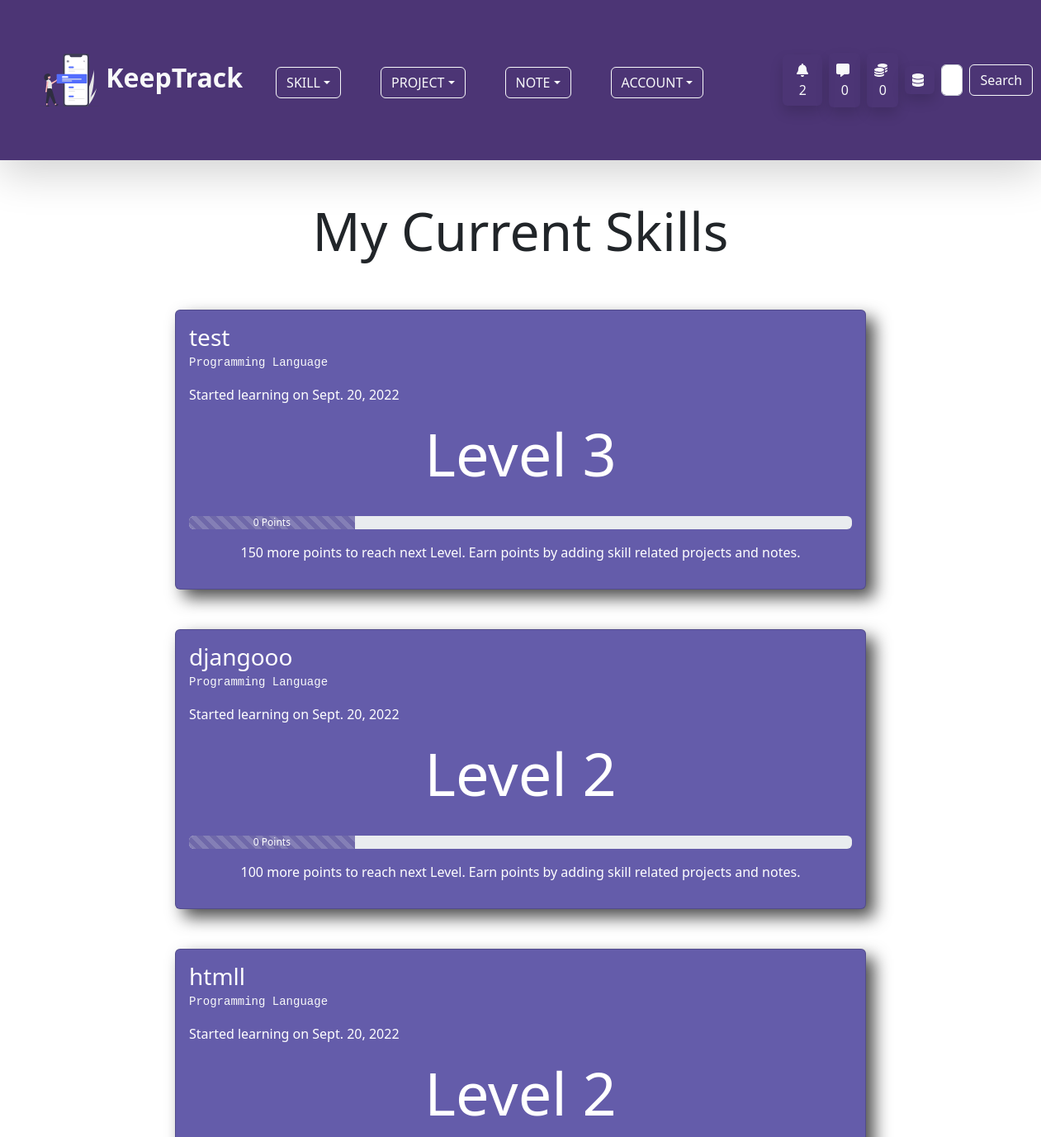
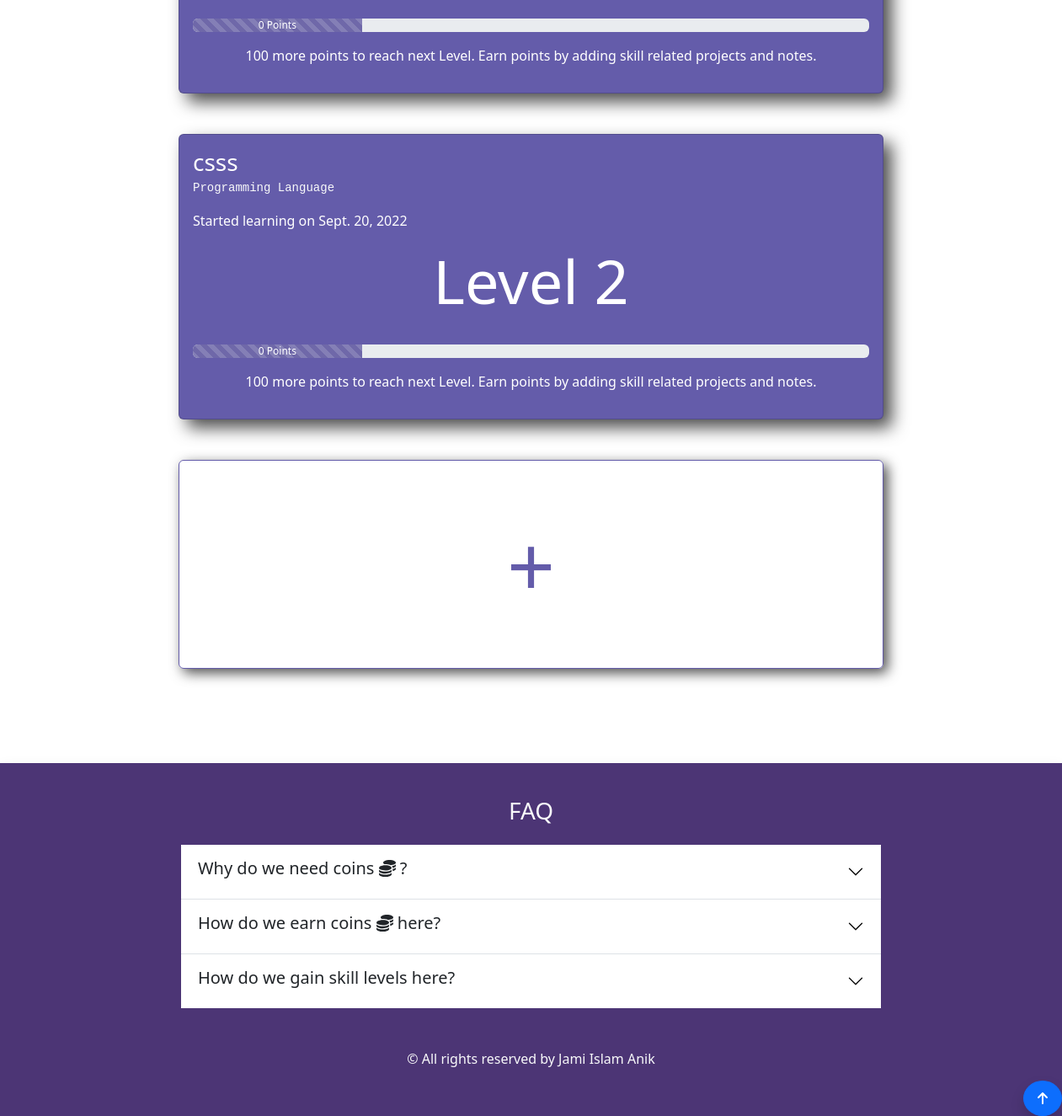
The app's page /skill/ (signed in) with its own data (2 pictures, top to bottom).
### account/models.py (models this page shows, shortened)
class Profile(models.Model):
    user = models.OneToOneField(User,on_delete=models.CASCADE,null=True,blank=True)
    profile_image = models.ImageField(null=True,blank=True,upload_to='keeptrack/images/',default = 'keeptrack/default_images/default_profile_i2ejjp.png')
    username = models.CharField(max_length=255)
    first_name = models.CharField(max_length=255,null=True,blank=True)
    last_name = models.CharField(max_length=255,null=True,blank=True)
    bio = models.TextField(max_length=1000,blank=True,null=True)
    email = models.EmailField(max_length=255,blank=True,null=True)
    portfolio_site = models.URLField(max_length=500,blank=True,null=True)
    facebook = models.URLField(max_length=2000,blank=True,null=True)
    linkedin = models.URLField(max_length=2000,blank=True,null=True)
    youtube = models.URLField(max_length=2000,blank=True,null=True)
    coin = models.IntegerField(default=100,null=True,blank=True)

class Inbox(models.Model):
    owner = models.OneToOneField(Profile, on_delete=models.CASCADE)
    created_at = models.DateTimeField(auto_now_add=True)

### skill/models.py (models this page shows, shortened)
class Skill(models.Model):
    SKILL_TYPE_CHOICES = (
        ('Programming Language','Programming Language'),
        ('Database','Database'),
        ('Hosting Platform','Hosting Platform'),
        ('Coding Utility','Coding Utility'),
        ('Frontend Framework','Frontend Framework'),
        ('Backend Framework','Backend Framework'),
        ('Machine Learning Tool','Machine Learning Tool'),
        ('Data Science Tool','Data Science Tool'),
        ('Artificial Intelligence Tool','Artificial Intelligence Tool')
    )
    skill_type = models.CharField(max_length=200,choices=SKILL_TYPE_CHOICES,null=True,blank=True)
    note = GenericRelation(Note)
    owner = models.ForeignKey(Profile, on_delete=models.CASCADE,null=True,blank=True,default="Coding Utility")
    title = models.CharField(max_length=255)
    description = models.TextField(max_length=500,null=True,blank=True)
    skill_level = models.IntegerField(default=1)
    current_point = models.IntegerField(default=0)
    learning = models.BooleanField(default=True)
    started_learning = models.DateField(null=True,blank=True,auto_now_add=True)
    @property
    def needed_point(self):
        return self.skill_level*50 - self.current_point
    @property
    def current_point_percentage(self):
        percentage = (self.current_point/(self.skill_level * 50)) * 100
        if percentage <= 30:
            return 25
        elif percentage <= 60:
            return 50
        elif percentage <= 90:
            return 75
        else:
            return 100
    class Meta:
        ordering = ['-skill_level','-current_point']

### skill/views.py (the view)
# urls.py: path('',views.skill_page,name='skill-page'),
@login_required(login_url="login-page")
def skill_page(request):
    profile = request.user.profile
    queryset =profile.skill_set.all()
    context = {
        'queryset':queryset,
    }
    return render(request,'skill/skill_page.html',context)

### skill/templates/skill/skill_page.html
{% extends 'base.html' %}
{% load static %}
{% block content %}
<div class="container">
  <div class="d-flex justify-content-center align-items-center pb-5">
    <h3 class="display-3 text-center px-3"> My Current Skills</h3>
  </div>
{% if queryset %}
  {% for skill in queryset %}
  <a href="{% url 'single-skill-page' skill.id %}" class="text-reset text-decoration-none">
    <div class="card text-white mb-5 mx-auto w-75 " id="skill-page-card">
      <div class="card-body">
        <h3 class="card-title d-inline">{{skill.title}}</h3>
        <p class="fs-6"><code class="text-light">{{skill.skill_type}}</code></p>
        <p class="fs-6">Started learning on {{ skill.started_learning }}</p>
        <p class="text-center display-2 pb-3">Level {{skill.skill_level}} </p>
        <div class="progress my-3">
          <div class="progress-bar w-{{ skill.current_point_percentage }} progress-bar-striped progress-bar-animated"
            role="progressbar" aria-valuenow="{{ skill.current_point }}" aria-valuemin="0" aria-valuemax="100"
            style="background-color:#6f68a9;">{{ skill.current_point }} Points</div>
        </div>
        <p class="fs-6 text-center ">{{ skill.needed_point }} more points to reach next Level. Earn points by adding
          skill related projects and notes.</p>
      </div>
    </div>
  </a>
  {% endfor %}
  {% else %}
  <p class="text-center lead">You do not have any skill yet.</p>
  {% endif %}
  <a href="{% url 'skill-form-page' %}" class="btn p-5 my-5" id="skill-page-btn">+</a>
</div>
{% endblock %}

### templates/navbar.html (shortened to what this page needs)
{% load static %}
<nav class="navbar navbar-expand-lg navbar-light mb-5 shadow-lg" id="custom-bg">
  <div class="container-fluid p-3 p-md-5">
    <a class="navbar-brand fs-2 text-light fw-bold" href="{% url 'home-page' %}">
      <img src="{% static 'svg/navicon.svg' %}" alt="icon" class=" bg-transparent"
        width="72" height="72">
      KeepTrack
    </a>
    <div class="collapse navbar-collapse" id="navbarSupportedContent">
      <ul class="navbar-nav me-auto mb-2 mb-lg-0 px-4 fs-3">
        {% if user.is_authenticated %}
        <li class="nav-item dropdown me-5 mb-3 mb-md-0">
          <button class="btn btn-outline-light dropdown-toggle text-uppercase" id="navbarWithDropdown"
            data-bs-toggle="dropdown" role="button" aria-expanded="false">Skill</button>
        </li>
        <li class="nav-item dropdown me-5 mb-3 mb-md-0">
          <button class="btn btn-outline-light dropdown-toggle text-uppercase" id="navbarWithDropdown"
            data-bs-toggle="dropdown" role="button" aria-expanded="false">Project</button>
        </li>
        <li class="nav-item dropdown me-5 mb-3 mb-md-0">
          <button class="btn btn-outline-light dropdown-toggle text-uppercase" id="navbarWithDropdown"
            data-bs-toggle="dropdown" role="button" aria-expanded="false">Note</button>
        </li>
        {% endif %}
        <li class="nav-item dropdown me-5 mb-3 mb-md-0">
          <button class="btn btn-outline-light dropdown-toggle text-uppercase" id="navbarWithDropdown"
            data-bs-toggle="dropdown" role="button" aria-expanded="false">Account</button>
        </li>
      </ul>
      {% if user.is_authenticated %}
      <button class="btn ms-4 me-2 shadow text-light" data-bs-toggle="modal"
                    data-bs-target="#notificationModal"><span class="ps-1"><i class="fas fa-bell fa-bounce pe-1"></i>
                      {{ user.profile.notification_set.count }}
                    </span>
                </button>
      <a href="{% url 'inbox-page' %}" class="btn text-light p-2 me-2 shadow rounded my-2"><i class="fas fa-message fa-bounce pe-1"></i>{{ user.profile.inbox.message_set.count }} </a>
      <a href="{% url 'note-page' %}" class="btn text-light p-2 me-2 shadow rounded my-2"><i class="fas fa-coins fa-bounce pe-1"></i>{{ user.profile.coin }} </a>
      {% if user.is_superuser %}
      <a href="{% url 'dashboard' %}" class="btn text-light p-1 px-2 me-2 shadow rounded my-2"><i class="fas fa-database fa-bounce pe-1"></i></a>
      {% endif %}
      {% endif %}
      <form class="d-flex my-2" method="POST" action="{% url 'home-page' %}">
        <input class="form-control me-2" type="search" placeholder="Search Users by username..." aria-label="Search" name="searched">
        <button class="btn btn-outline-light" type="submit">Search</button>
      </form>
    </div>
  </div>
</nav>

### static/css/app.css (style rules this page uses)
#custom-bg { background-color: #4C3575; }
#skill-page-card { background-color: #645CAA; box-shadow: 10px 10px 20px rgb(0, 0, 0 , 0.7); }
#skill-page-btn { width: 75%; display: block; margin-left: auto; margin-right: auto; border:1px solid #645CAA; font-size: 100px; color: #645CAA; box-shadow: 5px 5px 15px rgb(0, 0, 0 , 0.7); }

### records on screen
Skill: title "test", skill_type "Programming Language", started_learning "Sept. 20, 2022", skill_level "3", current_point "0", needed_point "150"
Skill: title "djangooo", skill_type "Programming Language", started_learning "Sept. 20, 2022", skill_level "2", current_point "0", needed_point "100"
Skill: title "htmll", skill_type "Programming Language", started_learning "Sept. 20, 2022", skill_level "2", current_point "0", needed_point "100"
Skill: title "csss", skill_type "Programming Language", started_learning "Sept. 20, 2022", skill_level "2", current_point "0", needed_point "100"

### other values on screen
{{ user.profile.notification_set.count }} "2"
{{ user.profile.inbox.message_set.count }} "0"
{{ user.profile.coin }} "0"
